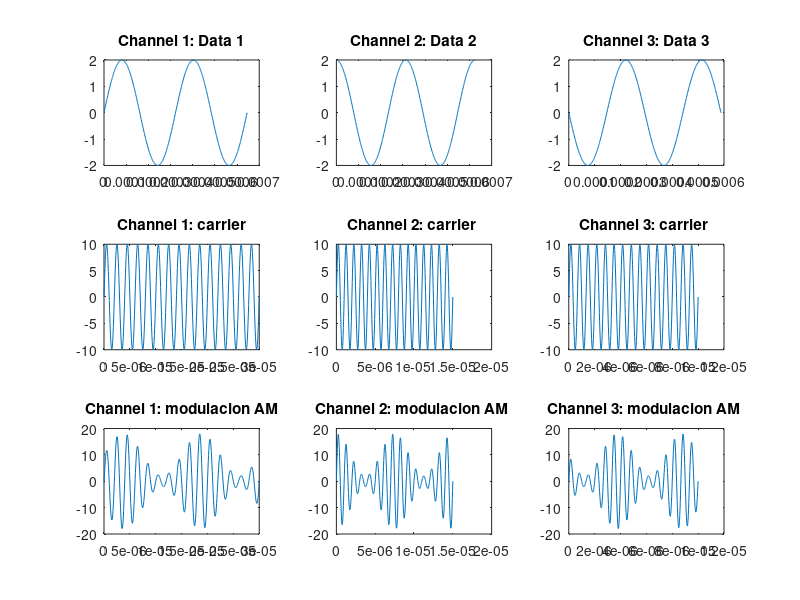
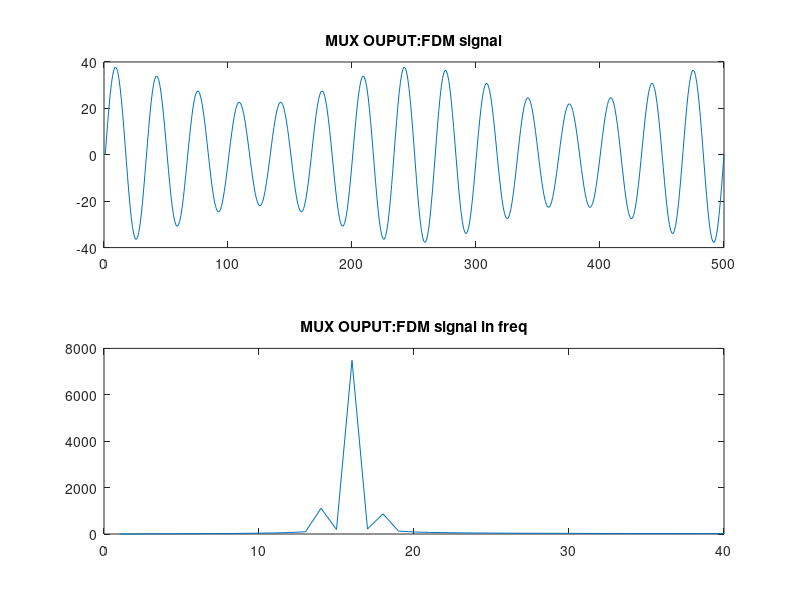

Write the MATLAB code that produced these figures, in order.
clc, clear all, close all, format compact
%---------IMPUT-------------
%Datos de entradas analogas
%channel 1
A1 = 2;
F1 = 3100;
%Channel 2
A2 = 3;
F2 = 3200;
%Channel 3
A3 = 2.5;
F3 = 3400;
%---------PROCESS-------------
%Construccion channel1
T1 = 1/F1;
t1 = linspace(0,2*T1,500);
signal_ch1 = A1*sin(2*pi*F1*t1 + 0);
%Construccion channe2 
T2 = 1/F2;
t2 = linspace(0,2*T2,500);
signal_ch2 = A1*sin(2*pi*F2*t2 + pi/2);
%Construccion channe3
T3 = 1/F3;
t3 = linspace(0,2*T3,500);
signal_ch3 = A1*sin(2*pi*F3*t3 + pi);
%Construccion carriers(portadores)
Ac = 10;
%Carrier Channel1
Fc1 = 500e3;
Tc1 = 1/Fc1;
tc1 = linspace(0,15*Tc1,500);
carrier_ch1 = Ac*sin(2*pi*Fc1*tc1);
%Carrier Channel2
Fc2 = 1000e3;
Tc2 = 1/Fc2;
tc2 = linspace(0,15*Tc2,500);
carrier_ch2 = Ac*sin(2*pi*Fc2*tc2);
%Carrier Channel3
Fc3 = 1500e3;
Tc3 = 1/Fc3;
tc3 = linspace(0,15*Tc3,500);
carrier_ch3 = Ac*sin(2*pi*Fc3*tc3);
%Realizacion de las modulaciones internas del MUX FDM
m = 0.4;
%Modulacion AM channel 1
mod_ch1 = (1 + m*signal_ch1).*carrier_ch1;
mod_ch2 = (1 + m*signal_ch2).*carrier_ch2;
mod_ch3 = (1 + m*signal_ch3).*carrier_ch3;
%Multiplexacion por divicion de frecuencias (FDM)
signal_FDM = mod_ch1 + mod_ch2 + mod_ch3;
%Visualizacion en el dominio dela frecuencia (Transformada Fourier)
signal_TF_FDM = abs(fft(signal_FDM));
%---------OUTPUT-------------
figure(1)
%Graficar los datos analogos de entrda
subplot(3,3,1),plot(t1,signal_ch1), title('Channel 1: Data 1');
subplot(3,3,2),plot(t2,signal_ch2), title('Channel 2: Data 2');
subplot(3,3,3),plot(t3,signal_ch3), title('Channel 3: Data 3');
%Graficade los carrier 
subplot(3,3,4),plot(tc1,carrier_ch1), title('Channel 1: carrier'); 
subplot(3,3,5),plot(tc2,carrier_ch2), title('Channel 2: carrier ');
subplot(3,3,6),plot(tc3,carrier_ch3), title('Channel 3: carrier ');
%Graficar las modulacones internas del MTX FDM
subplot(3,3,7),plot(tc1,mod_ch1), title('Channel 1: modulacion AM'); 
subplot(3,3,8),plot(tc2,mod_ch2), title('Channel 2: modulacion AM ');
subplot(3,3,9),plot(tc3,mod_ch3), title('Channel 3: modulacion AM ');
figure(2)
subplot(2,1,1),plot(signal_FDM), title('MUX OUPUT:FDM signal');
subplot(2,1,2),plot(signal_TF_FDM(1:40)), title('MUX OUPUT:FDM signal in freq');